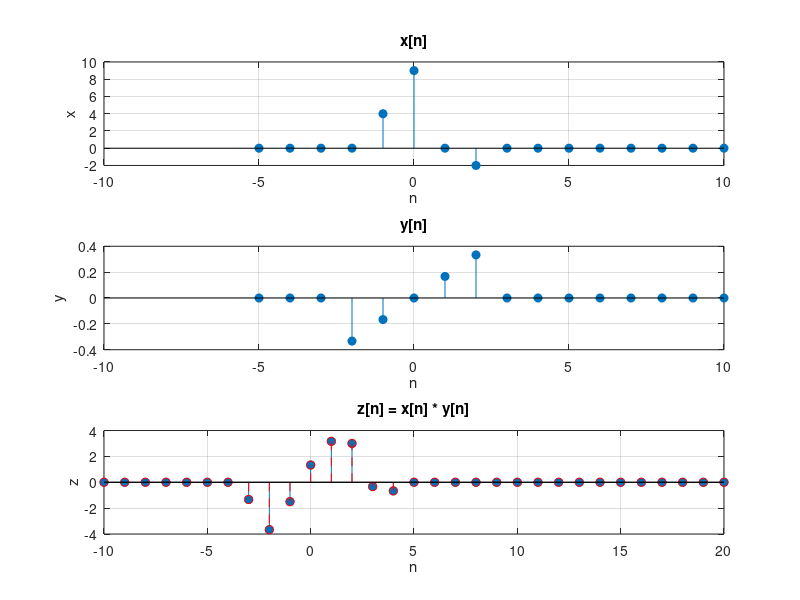

Here is the MATLAB script that generated this plot:
% Περιοχή χρόνου
n= -5:10;
nz= -10:20;

%x[n]
x= zeros(size(n));
x(n== -1)= 4;
x(n==  0)= 9;
x(n==  2)= -2;

%Ορισμός y[n]
y= zeros(size(n));
idx= (n >= -2) & (n <= 2);
y(idx)= n(idx)/6;

%Συνέλιξη με Toeplitz
Tx = toeplitz([x(:); zeros(length(y)-1,1)], [x(1) zeros(1,length(y)-1)]);
z_toe = Tx * y(:);
z_toe = z_toe(1:length(x)+length(y)-1);

%Επαλήθευση με conv
z_conv= conv(x, y);

%Αποτελέσματα
figure;
subplot(3,1,1);
stem(n, x, 'filled'); grid on;
title('x[n]');
xlabel('n'); ylabel('x');

subplot(3,1,2);
stem(n, y, 'filled'); grid on;
title('y[n]');
xlabel('n'); ylabel('y');

subplot(3,1,3);
stem(nz, z_toe, 'filled'); hold on;
stem(nz, z_conv, 'r--');
grid on;
title('z[n] = x[n] * y[n]');
xlabel('n'); ylabel('z');
